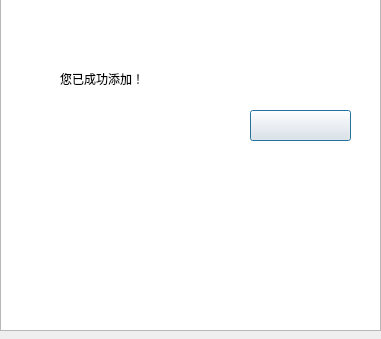
<?xml version="1.0" encoding="UTF-8"?>
<ui version="4.0">
 <class>sucessaddfriend</class>
 <widget class="QDialog" name="sucessaddfriend">
  <property name="geometry">
   <rect>
    <x>0</x>
    <y>0</y>
    <width>381</width>
    <height>339</height>
   </rect>
  </property>
  <property name="windowTitle">
   <string>Dialog</string>
  </property>
  <widget class="QLabel" name="label">
   <property name="geometry">
    <rect>
     <x>60</x>
     <y>70</y>
     <width>131</width>
     <height>17</height>
    </rect>
   </property>
   <property name="text">
    <string>您已成功添加！</string>
   </property>
  </widget>
  <widget class="QPushButton" name="pushButton">
   <property name="geometry">
    <rect>
     <x>250</x>
     <y>110</y>
     <width>101</width>
     <height>31</height>
    </rect>
   </property>
   <property name="styleSheet">
    <string notr="true">border-image: url(:/img/yes.png);</string>
   </property>
   <property name="text">
    <string/>
   </property>
  </widget>
  <widget class="QListView" name="listView">
   <property name="geometry">
    <rect>
     <x>0</x>
     <y>-10</y>
     <width>381</width>
     <height>341</height>
    </rect>
   </property>
   <property name="styleSheet">
    <string notr="true">border-image: url(:/img/background2.png);</string>
   </property>
  </widget>
  <zorder>listView</zorder>
  <zorder>label</zorder>
  <zorder>pushButton</zorder>
 </widget>
 <resources/>
 <connections/>
</ui>
